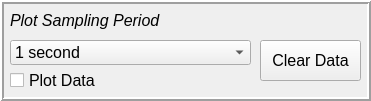
         <widget class="QFrame" name="frame_5">
          <property name="geometry">
           <rect>
            <x>0</x>
            <y>70</y>
            <width>371</width>
            <height>101</height>
           </rect>
          </property>
          <property name="frameShape">
           <enum>QFrame::Box</enum>
          </property>
          <property name="frameShadow">
           <enum>QFrame::Raised</enum>
          </property>
          <property name="lineWidth">
           <number>2</number>
          </property>
          <widget class="QLabel" name="labelHeaterPowerPlotTemperature">
           <property name="geometry">
            <rect>
             <x>10</x>
             <y>10</y>
             <width>271</width>
             <height>21</height>
            </rect>
           </property>
           <property name="font">
            <font>
             <pointsize>12</pointsize>
             <italic>true</italic>
            </font>
           </property>
           <property name="text">
            <string>Plot Sampling Period</string>
           </property>
          </widget>
          <widget class="QCheckBox" name="checkBoxHeaterPowerPlotTemperature">
           <property name="geometry">
            <rect>
             <x>10</x>
             <y>70</y>
             <width>211</width>
             <height>21</height>
            </rect>
           </property>
           <property name="font">
            <font>
             <pointsize>12</pointsize>
            </font>
           </property>
           <property name="text">
            <string>Plot Data</string>
           </property>
          </widget>
          <widget class="QComboBox" name="comboBoxHeaterPowerPlotTemperatureSps">
           <property name="geometry">
            <rect>
             <x>10</x>
             <y>40</y>
             <width>241</width>
             <height>25</height>
            </rect>
           </property>
           <property name="font">
            <font>
             <pointsize>12</pointsize>
            </font>
           </property>
           <item>
            <property name="text">
             <string>1 second</string>
            </property>
           </item>
           <item>
            <property name="text">
             <string>2 seconds</string>
            </property>
           </item>
           <item>
            <property name="text">
             <string>5 seconds</string>
            </property>
           </item>
           <item>
            <property name="text">
             <string>10 seconds</string>
            </property>
           </item>
          </widget>
          <widget class="QPushButton" name="pushButtonHeaterPowerClearData">
           <property name="geometry">
            <rect>
             <x>260</x>
             <y>40</y>
             <width>101</width>
             <height>41</height>
            </rect>
           </property>
           <property name="font">
            <font>
             <pointsize>12</pointsize>
            </font>
           </property>
           <property name="text">
            <string>Clear Data</string>
           </property>
          </widget>
         </widget>
